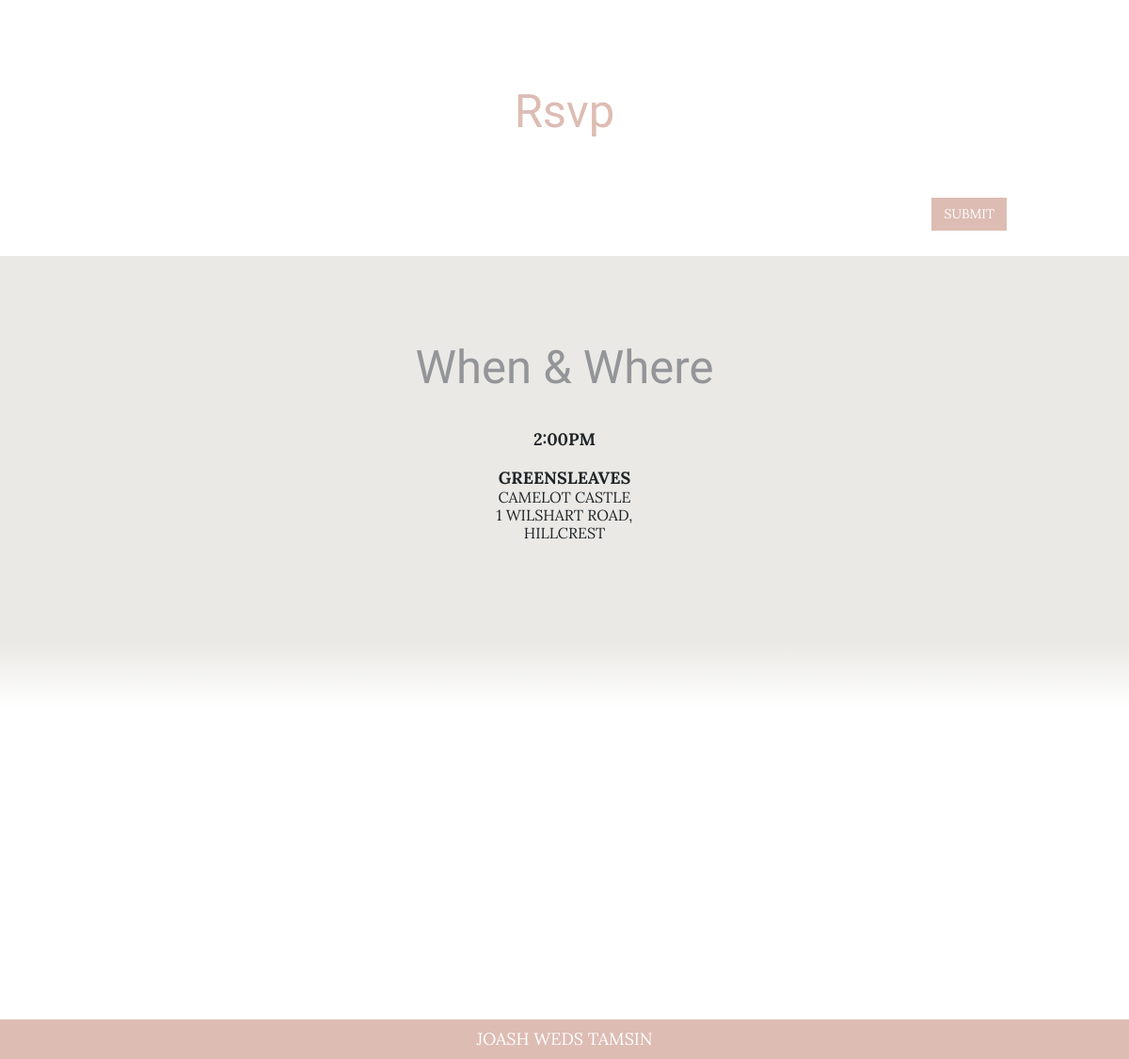
The page /rsvp/126/ (lower part) on the database as committed earlier.
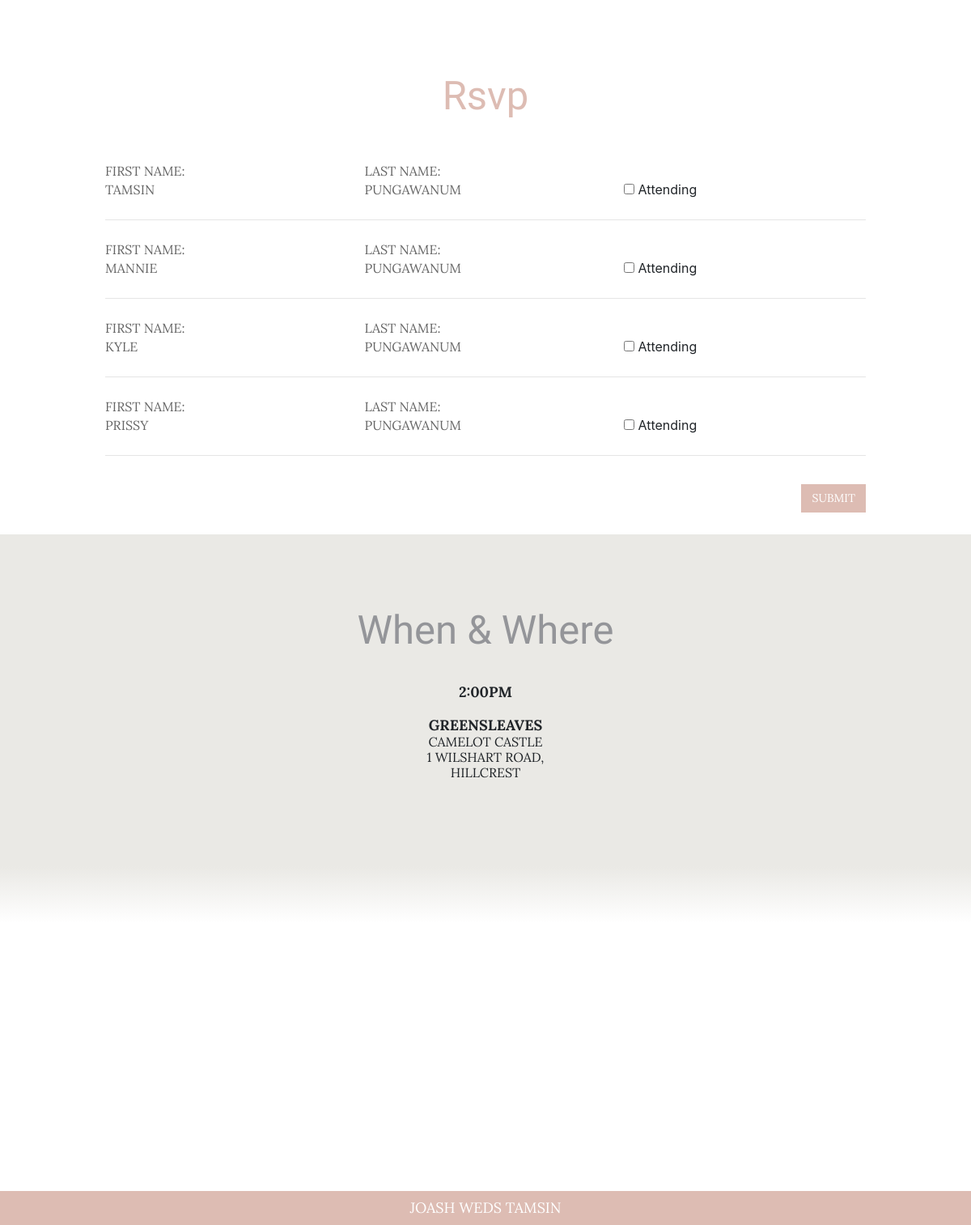
The same page on the database as committed later.
### guest/models.py (models this page shows, shortened)
class Guest(models.Model):
    first_name = models.CharField(max_length=100)
    last_name = models.CharField(max_length=100)
    invite = models.ForeignKey(Invite)
    attending = models.BooleanField(default=False)

### guest/views.py (the view)
# urls.py: url(r'^rsvp/(?P<id>(\d+))/$', views.rsvp),
def rsvp(request, id):
    guests = Guest.objects.filter(invite__invite_number=id)
    template_data = {
        'id': id,
        'guests': guests
    }
    template = 'qr-scan.html'
    if request.POST:
        for guest in guests:
            if 'attending_%s_%s' % (guest.first_name, guest.last_name) in request.POST:
                guest.attending = True
                guest.save()
                return HttpResponseRedirect('/confirmation/')
    return render(request, template, template_data,)

### guest/templates/qr-scan.html (shortened to what this page needs)
{% extends "base.html" %}
{% block content %}
<div class="form_attend">
  <div class="heading">Rsvp</div>
<form method="POST" class="post-form">
  {% for guest in guests %}
  <div class="name">First name:<br>{{guest.first_name}}</div>
  <div class="l_name"> Last name:<br>{{guest.last_name}}</div>
 <input type="checkbox" name="attending_{{guest.first_name}}_{{guest.last_name}}" value="yes"> Attending<br>
  <div class="line"></div>
  {% endfor %}
<button type="submit" class="save btn btn-default">Submit</button>
</form>
</div>
<div id="when">
        <div class="heading">When &amp; Where</div>
        <div class="details"><span style="font-weight:bold;">2:00pm</span><br><br><span style="font-weight:bold;">Greensleaves</span><br>Camelot Castle<br>1 Wilshart Road,<br>Hillcrest</div>
</div>
<div id="map_details">
        <a href="https://www.google.co.za/maps/place/Greensleeves+Medieval+Kingdom+at+Camelot/@-29.7608405,30.7686882,17z/data=!3m1!4b1!4m5!3m4!1s0x1ef6fb174ef90899:0x8a6f88276fd188a2!8m2!3d-29.7608452!4d30.7708822?hl=en" class="gradient" target="_blank"></a>
        <a href="https://www.google.co.za/maps/place/Greensleeves+Medieval+Kingdom+at+Camelot/@-29.7608405,30.7686882,17z/data=!3m1!4b1!4m5!3m4!1s0x1ef6fb174ef90899:0x8a6f88276fd188a2!8m2!3d-29.7608452!4d30.7708822?hl=en" target="_blank" id="map"></a>
</div>
{% endblock content %}

Rows that differ between the two databases and show on the page:
added Guest: first_name "TAMSIN", last_name "PUNGAWANUM"
added Guest: first_name "MANNIE", last_name "PUNGAWANUM"
added Guest: first_name "KYLE", last_name "PUNGAWANUM"
added Guest: first_name "PRISSY", last_name "PUNGAWANUM"
